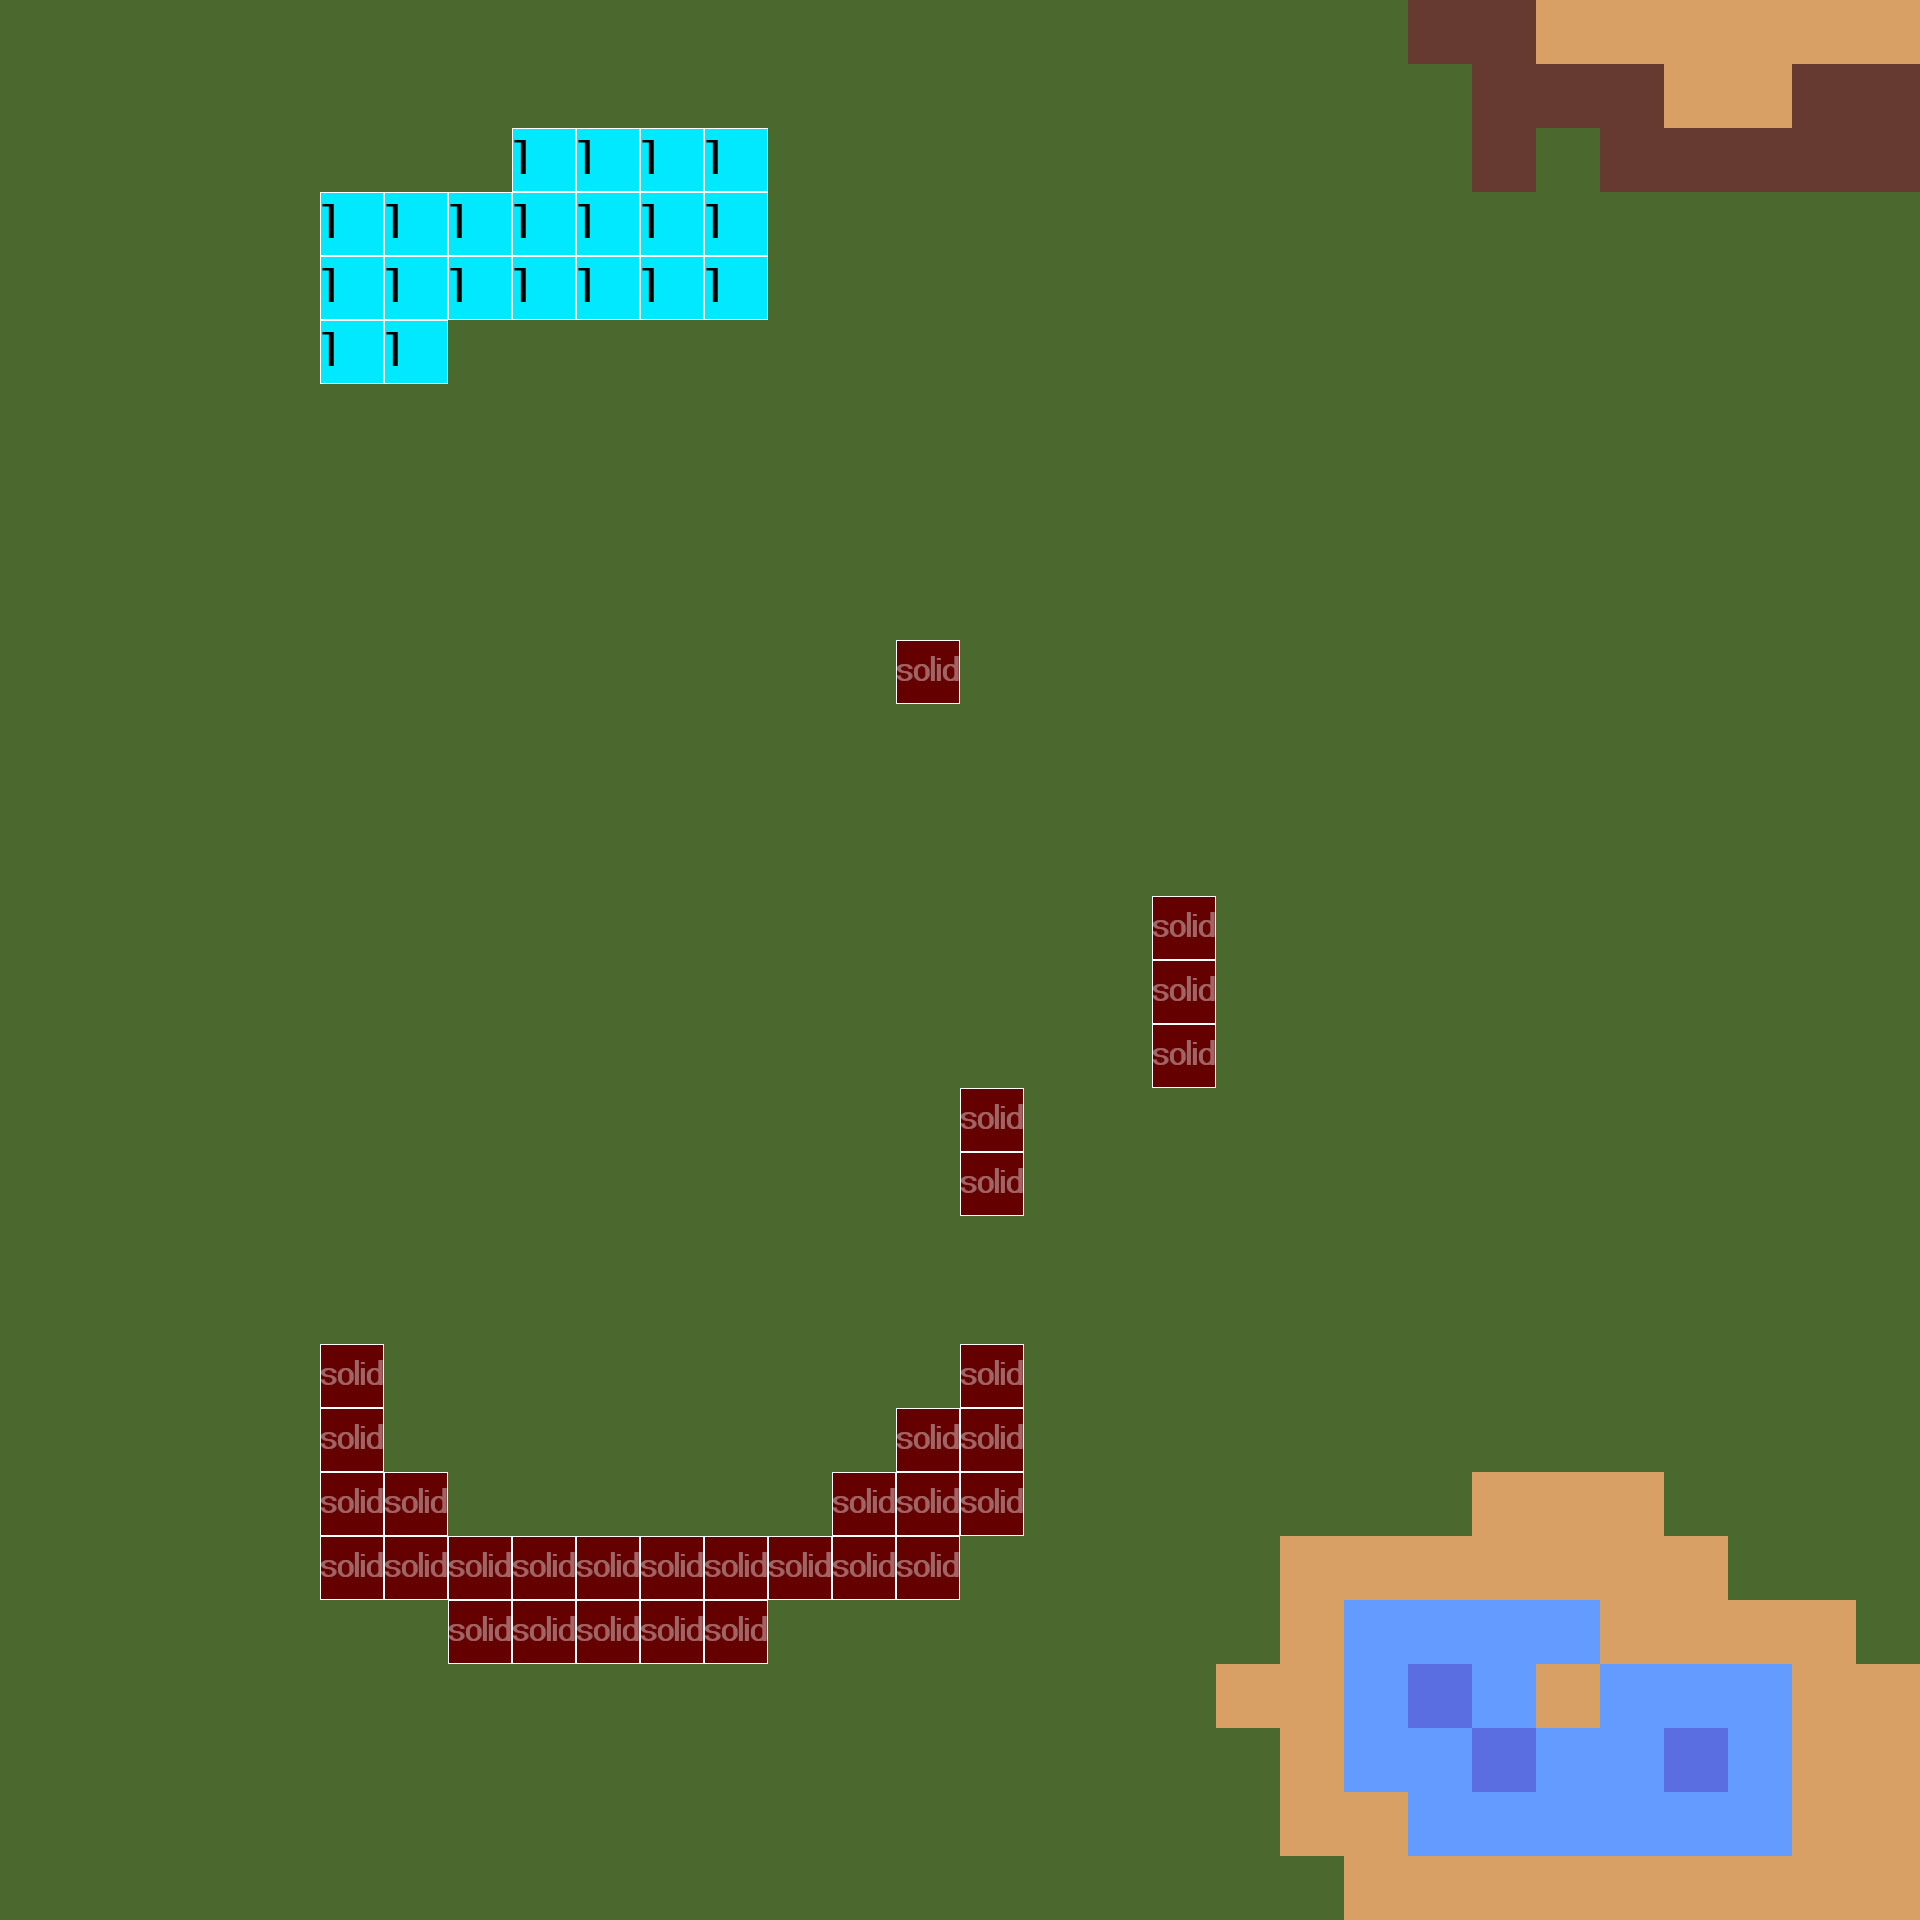

A level layout from a 2D game, rendered from its tile map. Below: a short description, then the map file with its tile-grid data intact:
An orthogonal 30x30 tile map with 64x64 px tiles, 1 tile layer (Map), 1 hidden layer not drawn and 40 objects.

<map version="1.10" tiledversion="1.11.2" orientation="orthogonal" renderorder="right-down" width="30" height="30" tilewidth="64" tileheight="64" infinite="0" nextlayerid="6" nextobjectid="85">
 <tileset firstgid="1" source="../placeholder-tiles.tsx" />
 <layer id="5" name="Map" class="BattleMap" width="30" height="30">
  <data encoding="csv">
3,3,3,3,3,3,3,3,3,3,3,3,3,3,3,3,3,3,3,3,3,3,4,4,5,5,5,5,5,5,
3,3,3,3,3,3,3,3,3,3,3,3,3,3,3,3,3,3,3,3,3,3,3,4,4,4,5,5,4,4,
3,3,3,3,3,3,3,3,11,11,11,11,3,3,3,3,3,3,3,3,3,3,3,4,3,4,4,4,4,4,
3,3,3,3,3,11,11,11,11,11,11,11,3,3,3,3,3,3,3,3,3,3,3,3,3,3,3,3,3,3,
3,3,3,3,3,11,11,11,11,11,11,11,3,3,3,3,3,3,3,3,3,3,3,3,3,3,3,3,3,3,
3,3,3,3,3,11,11,3,3,3,3,3,3,3,3,3,3,3,3,3,3,3,3,3,3,3,3,3,3,3,
3,3,3,3,3,3,3,3,3,3,3,3,3,3,3,3,3,3,3,3,3,3,3,3,3,3,3,3,3,3,
3,3,3,3,3,3,3,3,3,3,3,3,3,3,3,3,3,3,3,3,3,3,3,3,3,3,3,3,3,3,
3,3,3,3,3,3,3,3,3,3,3,3,3,3,3,3,3,3,3,3,3,3,3,3,3,3,3,3,3,3,
3,3,3,3,3,3,3,3,3,3,3,3,3,3,3,3,3,3,3,3,3,3,3,3,3,3,3,3,3,3,
3,3,3,3,3,3,3,3,3,3,3,3,3,3,2,3,3,3,3,3,3,3,3,3,3,3,3,3,3,3,
3,3,3,3,3,3,3,3,3,3,3,3,3,3,3,3,3,3,3,3,3,3,3,3,3,3,3,3,3,3,
3,3,3,3,3,3,3,3,3,3,3,3,3,3,3,3,3,3,3,3,3,3,3,3,3,3,3,3,3,3,
3,3,3,3,3,3,3,3,3,3,3,3,3,3,3,3,3,3,3,3,3,3,3,3,3,3,3,3,3,3,
3,3,3,3,3,3,3,3,3,3,3,3,3,3,3,3,3,3,2,3,3,3,3,3,3,3,3,3,3,3,
3,3,3,3,3,3,3,3,3,3,3,3,3,3,3,3,3,3,2,3,3,3,3,3,3,3,3,3,3,3,
3,3,3,3,3,3,3,3,3,3,3,3,3,3,3,3,3,3,2,3,3,3,3,3,3,3,3,3,3,3,
3,3,3,3,3,3,3,3,3,3,3,3,3,3,3,2,3,3,3,3,3,3,3,3,3,3,3,3,3,3,
3,3,3,3,3,3,3,3,3,3,3,3,3,3,3,2,3,3,3,3,3,3,3,3,3,3,3,3,3,3,
3,3,3,3,3,3,3,3,3,3,3,3,3,3,3,3,3,3,3,3,3,3,3,3,3,3,3,3,3,3,
3,3,3,3,3,3,3,3,3,3,3,3,3,3,3,3,3,3,3,3,3,3,3,3,3,3,3,3,3,3,
3,3,3,3,3,2,3,3,3,3,3,3,3,3,3,2,3,3,3,3,3,3,3,3,3,3,3,3,3,3,
3,3,3,3,3,2,3,3,3,3,3,3,3,3,2,2,3,3,3,3,3,3,3,3,3,3,3,3,3,3,
3,3,3,3,3,2,2,3,3,3,3,3,3,2,2,2,3,3,3,3,3,3,3,5,5,5,3,3,3,3,
3,3,3,3,3,2,2,2,2,2,2,2,2,2,2,3,3,3,3,3,5,5,5,5,5,5,5,3,3,3,
3,3,3,3,3,3,3,2,2,2,2,2,3,3,3,3,3,3,3,3,5,6,6,6,6,5,5,5,5,3,
3,3,3,3,3,3,3,3,3,3,3,3,3,3,3,3,3,3,3,5,5,6,7,6,5,6,6,6,5,5,
3,3,3,3,3,3,3,3,3,3,3,3,3,3,3,3,3,3,3,3,5,6,6,7,6,6,7,6,5,5,
3,3,3,3,3,3,3,3,3,3,3,3,3,3,3,3,3,3,3,3,5,5,6,6,6,6,6,6,5,5,
3,3,3,3,3,3,3,3,3,3,3,3,3,3,3,3,3,3,3,3,3,5,5,5,5,5,5,5,5,5
</data>
 </layer>
 <layer id="1" name="PathMap" class="BattlePathMap" width="30" height="30" visible="0">
  <data encoding="csv">
1,1,1,1,1,1,1,1,1,1,1,1,1,1,1,1,1,1,1,1,0,0,1,1,1,1,1,1,1,1,
1,1,1,1,1,1,1,1,1,1,1,1,1,1,1,1,1,1,1,1,1,1,1,1,1,1,1,1,1,1,
1,1,1,1,1,1,1,1,2,2,2,2,1,1,1,1,1,1,1,1,1,1,1,1,1,1,1,1,1,1,
1,1,1,1,1,2,2,2,2,2,2,2,1,1,1,1,1,1,1,1,1,1,1,1,1,1,1,1,1,1,
1,1,1,1,1,2,2,2,2,2,2,2,1,1,1,1,1,1,1,1,1,1,1,1,1,1,1,1,1,1,
1,1,1,1,1,2,2,1,1,1,1,1,1,1,1,1,1,1,1,1,1,1,1,1,1,1,1,1,1,1,
1,1,1,1,1,1,1,1,1,1,1,1,1,1,1,1,1,1,1,1,1,1,1,1,1,1,1,1,1,1,
1,1,1,1,1,1,1,1,1,1,1,1,1,1,1,1,1,1,1,1,1,1,1,1,1,1,1,1,1,1,
1,1,1,1,1,1,1,1,1,1,1,1,1,1,1,1,1,1,1,1,1,1,1,1,1,1,1,1,1,1,
1,1,1,1,1,1,1,1,1,1,1,1,1,1,1,1,1,1,1,1,1,1,1,1,1,1,1,1,1,1,
1,1,1,1,1,1,1,1,1,1,1,1,1,1,2,1,1,1,1,1,1,1,1,1,1,1,1,1,1,1,
1,1,1,1,1,1,1,1,1,1,1,1,1,1,1,1,1,1,1,1,1,1,1,1,1,1,1,1,1,1,
1,1,1,1,1,1,1,1,1,1,1,1,1,1,1,1,1,1,1,1,1,1,1,1,1,1,1,1,1,1,
1,1,1,1,1,1,1,1,1,1,1,1,1,1,1,1,1,1,1,1,1,1,1,1,1,1,1,1,1,1,
1,1,1,1,1,1,1,1,1,1,1,1,1,1,1,1,1,1,2,1,1,1,1,1,1,1,1,1,1,1,
1,1,1,1,1,1,1,1,1,1,1,1,1,1,1,1,1,1,2,1,1,1,1,1,1,1,1,1,1,1,
1,1,1,1,1,1,1,1,1,1,1,1,1,1,1,1,1,1,2,1,1,1,1,1,1,1,1,1,1,1,
1,1,1,1,1,1,1,1,1,1,1,1,1,1,1,2,1,1,1,1,1,1,1,1,1,1,1,1,1,1,
1,1,1,1,1,1,1,1,1,1,1,1,1,1,1,2,1,1,1,1,1,1,1,1,1,1,1,1,1,1,
1,1,1,1,1,1,1,1,1,1,1,1,1,1,1,1,1,1,1,1,1,1,1,1,1,1,1,1,1,1,
1,1,1,1,1,1,1,1,1,1,1,1,1,1,1,1,1,1,1,1,1,1,1,1,1,1,1,1,1,1,
1,1,1,1,1,2,1,1,1,1,1,1,1,1,1,2,1,1,1,1,1,1,1,1,1,1,1,1,1,1,
1,1,1,1,1,2,1,1,1,1,1,1,1,1,2,2,1,1,1,1,1,1,1,1,1,1,1,1,1,1,
1,1,1,1,1,2,2,1,1,1,1,1,1,2,2,2,1,1,1,1,1,1,1,1,1,1,1,1,1,1,
1,1,1,1,1,2,2,2,2,2,2,2,2,2,2,1,1,1,1,1,1,1,1,1,1,1,1,1,1,1,
1,1,1,1,1,1,1,2,2,2,2,2,1,1,1,1,1,1,1,1,1,1,1,1,1,1,1,1,1,1,
1,1,1,1,1,1,1,1,1,1,1,1,1,1,1,1,1,1,1,1,1,1,1,1,1,1,1,1,1,1,
1,1,1,1,1,1,1,1,1,1,1,1,1,1,1,1,1,1,1,1,1,1,1,1,1,1,1,1,1,1,
1,1,1,1,1,1,1,1,1,1,1,1,1,1,1,1,1,1,1,1,1,1,1,1,1,1,1,1,1,1,
1,1,1,1,1,1,1,1,1,1,1,1,1,1,1,1,1,1,1,1,1,1,1,1,1,1,1,1,1,1
</data>
 </layer>
 <objectgroup color="#0000ff" id="3" name="SpawnsTeamB" class="BattleSpawnsTeamB">
  <object id="64" x="1568" y="928">
   <point />
  </object>
  <object id="65" x="1568" y="992">
   <point />
  </object>
  <object id="66" x="1568" y="864">
   <point />
  </object>
  <object id="67" x="1568" y="1056">
   <point />
  </object>
  <object id="68" x="1568" y="800">
   <point />
  </object>
  <object id="69" x="1568" y="1120">
   <point />
  </object>
  <object id="70" x="1568" y="736">
   <point />
  </object>
  <object id="71" x="1568" y="1184">
   <point />
  </object>
  <object id="72" x="1568" y="672">
   <point />
  </object>
  <object id="73" x="1568" y="1248">
   <point />
  </object>
  <object id="74" x="1632" y="992">
   <point />
  </object>
  <object id="75" x="1632" y="928">
   <point />
  </object>
  <object id="76" x="1632" y="1056">
   <point />
  </object>
  <object id="77" x="1632" y="864">
   <point />
  </object>
  <object id="78" x="1632" y="1120">
   <point />
  </object>
  <object id="79" x="1632" y="800">
   <point />
  </object>
  <object id="80" x="1632" y="1184">
   <point />
  </object>
  <object id="81" x="1632" y="736">
   <point />
  </object>
  <object id="82" x="1632" y="1248">
   <point />
  </object>
  <object id="83" x="1632" y="672">
   <point />
  </object>
 </objectgroup>
 <objectgroup color="#ff0000" id="2" name="SpawnsTeamA" class="BattleSpawnsTeamA">
  <object id="44" x="288" y="1440">
   <point />
  </object>
  <object id="45" x="352" y="992">
   <point />
  </object>
  <object id="46" x="352" y="864">
   <point />
  </object>
  <object id="47" x="352" y="1056">
   <point />
  </object>
  <object id="48" x="352" y="800">
   <point />
  </object>
  <object id="49" x="352" y="1120">
   <point />
  </object>
  <object id="50" x="352" y="736">
   <point />
  </object>
  <object id="51" x="352" y="1184">
   <point />
  </object>
  <object id="52" x="352" y="672">
   <point />
  </object>
  <object id="53" x="352" y="1248">
   <point />
  </object>
  <object id="54" x="288" y="992">
   <point />
  </object>
  <object id="55" x="288" y="928">
   <point />
  </object>
  <object id="56" x="288" y="1056">
   <point />
  </object>
  <object id="57" x="288" y="864">
   <point />
  </object>
  <object id="58" x="288" y="1120">
   <point />
  </object>
  <object id="59" x="288" y="800">
   <point />
  </object>
  <object id="60" x="288" y="1184">
   <point />
  </object>
  <object id="61" x="288" y="736">
   <point />
  </object>
  <object id="62" x="288" y="1248">
   <point />
  </object>
  <object id="63" x="288" y="672">
   <point />
  </object>
 </objectgroup>
</map>